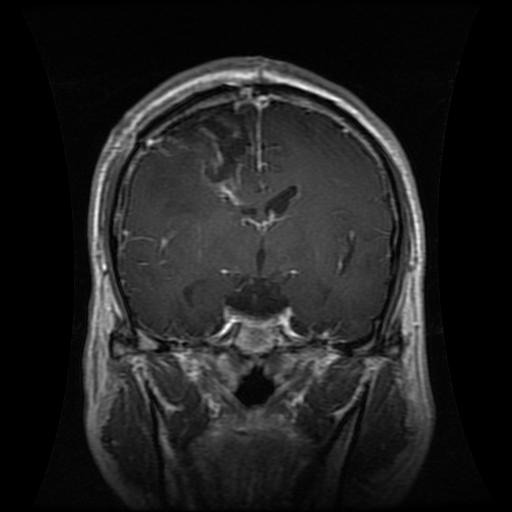
#> input picture brain_mri_dataset/Training/glioma/Tr-gl_0013.jpg, 512 x 512 px, given in place of Tr-pi_0036.jpg, which was not available
$ jupyter execute --allow-errors MRI_Orientation.ipynb   (shell and % lines are left out)
#> lines starting #> are read from the running program, lines starting #| are printed output that depends on the picture; after the words box and inside, x2 and y2 are one past the last pixel; in counts of white or black regions, pixels touching at a corner belong together; pictures that were not available may be replaced by others from this repository, and a replacement may not be noted
#> further down, image is the input picture: shape (512, 512, 3); min 0, max 255, mean 32.3
[cell 1]
import numpy as np
import pandas as pd
import matplotlib.pyplot as plt
import os
from PIL import Image
import random


import imutils
import cv2

[cell 2]
!cd "C:\\Program Files\\MATLAB\\R2025a\\extern\\engines\\python" && python setup.py install

[cell 3]
import sys
sys.path.append(r"C:\Users\Shantanu\anaconda3\lib\site-packages\matlabengine-25.1-py3.12.egg")
import matlab.engine

#> (the rest of this cell did not finish here and is left out)

[cell 4]
path = "brain_mri_dataset/Training/"
labels = ["glioma", "meningioma", "notumor", "pituitary"]
labels_sym = dict({
    "glioma": "gl",
    "meningioma": "me",
    "notumor": "no",
    "pituitary": "pi"
})

picked_label = random.choice(labels)
picked_image = random.randint(10, 55)

[cell 5]
def crop_img(img):
	"""
	Finds the extreme points on the image and crops the rectangular out of them
	"""
	gray = cv2.cvtColor(img, cv2.COLOR_RGB2GRAY)
	gray = cv2.GaussianBlur(gray, (3, 3), 0)

	# threshold the image, then perform a series of erosions +
	# dilations to remove any small regions of noise
	thresh = cv2.threshold(gray, 45, 255, cv2.THRESH_BINARY)[1]
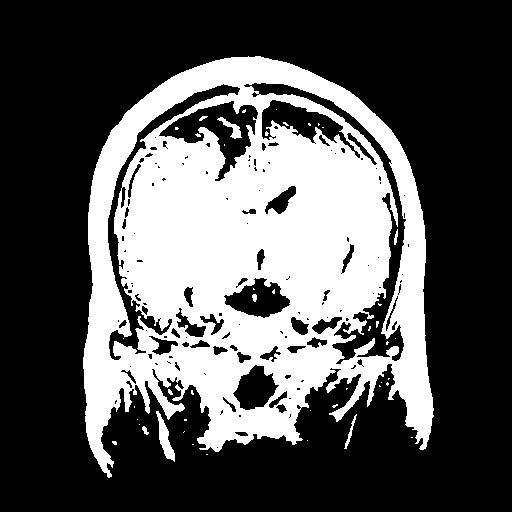
#> thresh: shape (512, 512); 33.9% white; 45 white regions (36 under 20 px), largest, box (x1, y1, x2, y2) and area: (83, 56, 434, 478) 87868, (156, 411, 175, 462) 385, (217, 117, 242, 139) 178
	thresh = cv2.erode(thresh, None, iterations=2)
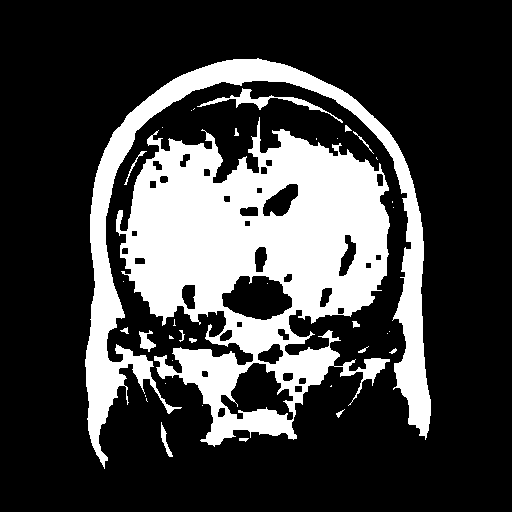
#> thresh: shape (512, 512); 25.4% white; 37 white regions (20 under 20 px), largest, box (x1, y1, x2, y2) and area: (116, 117, 390, 447) 46428, (85, 58, 431, 469) 18681, (197, 88, 343, 123) 691
	thresh = cv2.dilate(thresh, None, iterations=2)
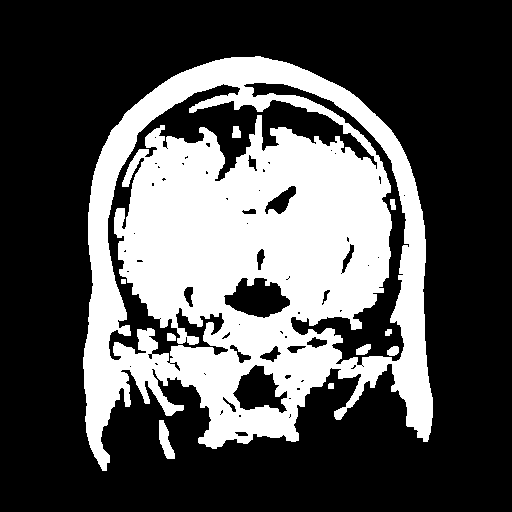
#> thresh: shape (512, 512); 32.3% white; 10 white regions

	# find contours in thresholded image, then grab the largest one
	cnts = cv2.findContours(thresh.copy(), cv2.RETR_EXTERNAL, cv2.CHAIN_APPROX_SIMPLE)
#> cnts = 3 contours; box (x1, y1, x2, y2) and area: (83, 56, 433, 471) 105770, (159, 420, 175, 459) 298, (328, 383, 334, 389) 24
	cnts = imutils.grab_contours(cnts)
	c = max(cnts, key=cv2.contourArea)
#> c = contour of 817 points, box (x1, y1, x2, y2) (83, 56, 433, 471), area 105770

	# find the extreme points
	extLeft = tuple(c[c[:, :, 0].argmin()][0])
#> extLeft = (83, 357)
	extRight = tuple(c[c[:, :, 0].argmax()][0])
#> extRight = (432, 417)
	extTop = tuple(c[c[:, :, 1].argmin()][0])
#> extTop = (255, 56)
	extBot = tuple(c[c[:, :, 1].argmax()][0])
#> extBot = (102, 470)
	ADD_PIXELS = 0
	new_img = img[extTop[1]-ADD_PIXELS:extBot[1]+ADD_PIXELS, extLeft[0]-ADD_PIXELS:extRight[0]+ADD_PIXELS].copy()
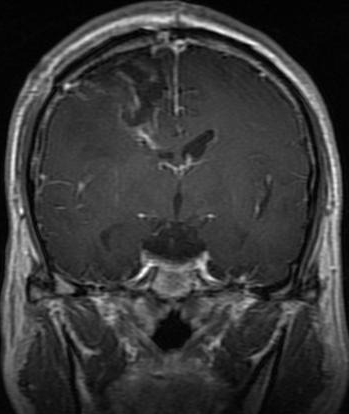
#> new_img: shape (414, 349, 3); min 0, max 255, mean 55.8

	return new_img

# Pick a random file from the list of filenames.
image_path = path + picked_label + "/" + "Tr-" + labels_sym[picked_label] + "_00" + str(picked_image) + ".jpg"
print(image_path)

# Load and preprocess the image
IMG_SIZE = 200
image = cv2.imread(image_path)

cropped = crop_img(image)
resized = cv2.resize(cropped, (IMG_SIZE, IMG_SIZE))
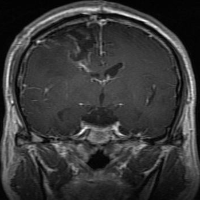
#> resized: shape (200, 200, 3); min 0, max 244, mean 55.7
resized_rgb = cv2.cvtColor(resized, cv2.COLOR_BGR2RGB) #This step is necessary for displaying the image correctly in matplotlib (We will remove it when training for the whole folder)

# Show image in notebook
plt.imshow(resized_rgb)
plt.axis("off")
plt.show()

#> (a cell that did not finish here is left out)

[cell 7]
image_orientations = dict({})

directory = path + "glioma"

#> (the rest of this cell did not finish here and is left out)

[cell 8]
directory = path + "meningioma"

#> (the rest of this cell did not finish here and is left out)

[cell 9]
directory = path + "notumor"

#> (the rest of this cell did not finish here and is left out)

[cell 10]
directory = path + "pituitary"

#> (the rest of this cell did not finish here and is left out)

[cell 11]
print(list(image_orientations.keys()))

[cell 12]
chart_num = 1

plt.figure(figsize=(15, 10))
plt.suptitle("Frequency of Each Tumor With Respect to Each Scan Plane.")

for orientation in image_orientations:

    counts = [0, 0, 0, 0]

    imgs = image_orientations[orientation]

    for i in range(len(imgs)):

        if "glioma" in imgs[i]:
            counts[0] += 1
        elif "meningioma" in imgs[i]:
            counts[1] += 1
        elif "notumor" in imgs[i]:
            counts[2] += 1
        else:
            counts[3] += 1


    plt.subplot(4, 3, chart_num)
    plt.bar(labels, counts)
    plt.xlabel("Tumor Label")
    plt.ylabel("Frequency")
    plt.title(orientation)

    chart_num += 1

plt.tight_layout()
plt.show()

[cell 13]
fundamental_planes = dict({
    "coronal": [],
    "axial": [],
    "sagittal": []
})

for orientation in image_orientations:

    if "coronal" in orientation:
        fundamental_planes["coronal"] += image_orientations[orientation]
    elif "axial" in orientation:
        fundamental_planes["axial"] += image_orientations[orientation]
    else:
        fundamental_planes["sagittal"] += image_orientations[orientation]

chart_num = 1

plt.figure(figsize=(15, 8))
plt.suptitle("Frequency of Each Tumor With Respect to Each Scan Plane.")

for plane in fundamental_planes:

    counts = [0, 0, 0, 0]

    imgs = fundamental_planes[plane]

    for i in range(len(imgs)):

        if "glioma" in imgs[i]:
            counts[0] += 1
        elif "meningioma" in imgs[i]:
            counts[1] += 1
        elif "notumor" in imgs[i]:
            counts[2] += 1
        else:
            counts[3] += 1


    plt.subplot(1, 3, chart_num)
    plt.bar(labels, counts)
    plt.xlabel("Tumor Label")
    plt.ylabel("Frequency")
    plt.title(plane)

    chart_num += 1

plt.tight_layout()
plt.show()
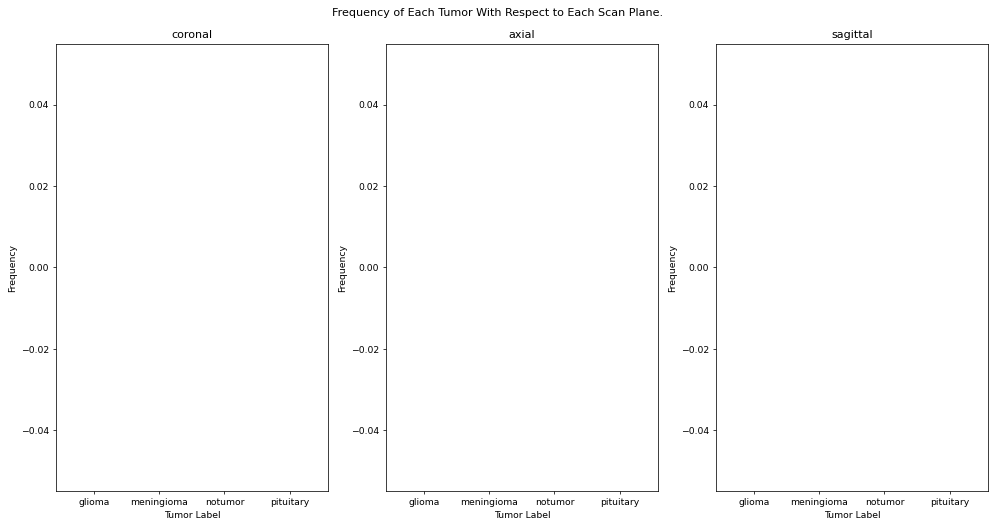
#> figure drawn by matplotlib, 3 panels

$ run again, on brain_mri_dataset/Training/meningioma/Tr-me_0049.jpg
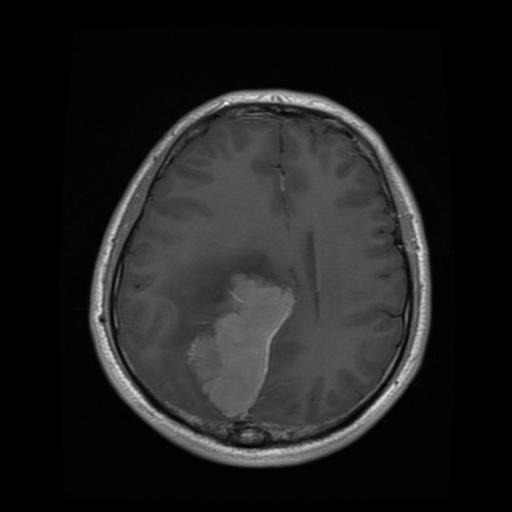
#> input picture brain_mri_dataset/Training/meningioma/Tr-me_0049.jpg, 512 x 512 px, given in place of Tr-pi_0036.jpg, which was not available
#> image is the input picture: shape (512, 512, 3); min 0, max 255, mean 31.3
#> in crop_img, `thresh = cv2.dilate(thresh, None, iterations=2)`:
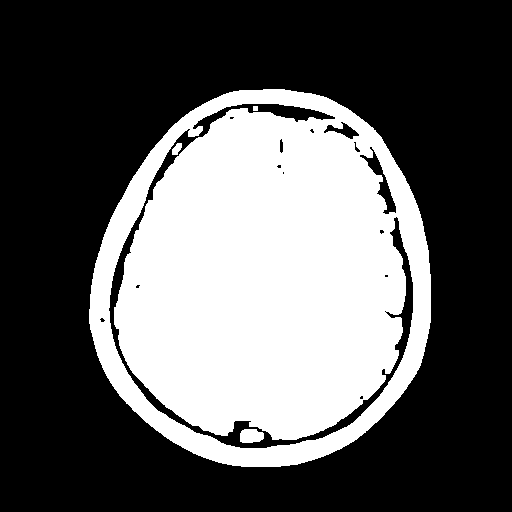
#> thresh: shape (512, 512); 36% white; 4 white regions
#> cnts = 1 contour; box (x1, y1, x2, y2) and area: (89, 89, 431, 467) 100984
#> c = contour of 507 points, box (x1, y1, x2, y2) (89, 89, 431, 467), area 100984
#> extLeft = (89, 309)
#> extRight = (430, 322)
#> extTop = (263, 89)
#> extBot = (241, 466)
#> `resized = cv2.resize(cropped, (IMG_SIZE, IMG_SIZE))`:
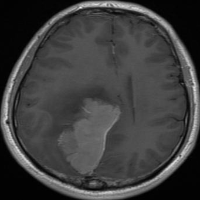
#> resized: shape (200, 200, 3); min 0, max 241, mean 62.6
